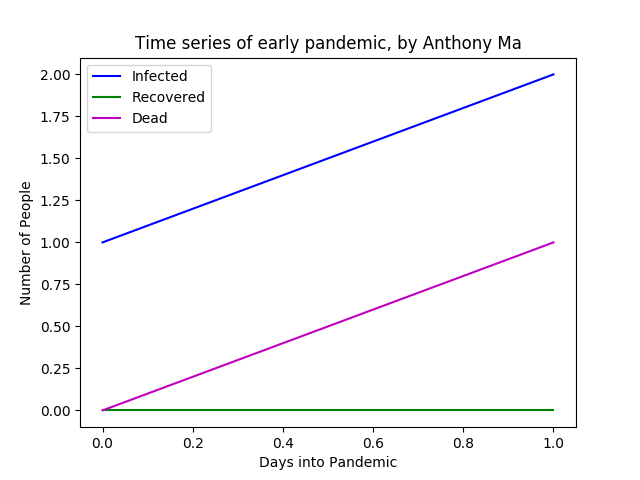

The Python source for this figure:
# Name: Anthony Ma
# ID: 260829600
import doctest
import datetime
import matplotlib.pyplot as plt
import numpy as np
from initial_clean import *

def date_diff(first_date, second_date):
    """
    (str, str) -> int
    Input: two strings representing dates in ISO format (eg. 2019-11-29)
    Returns: how many days apart the two dates are, as an integer
    If the first date is earlier than the second date,
    the number should be positive; otherwise the number should be negative

    >>> date_diff('2019-10-31', '2019-11-2')
    2
    >>> date_diff('2019-10-31', '2019-11-30')
    30
    >>> date_diff('2019-2-20', '2019-12-30')
    313
    >>> date_diff('2018-10-31', '2000-11-2')
    -6572
    """
    # cast into lists first
    list1 = first_date.split('-')
    list2 = second_date.split('-')
    # input all the strings as integers into the method datetime.date for comparison
    date1 = datetime.date(int(list1[0]), int(list1[1]), int(list1[2]))
    date2 = datetime.date(int(list2[0]), int(list2[1]), int(list2[2]))

    str_difference = str(date2 - date1) # this is a string now, loop through it
    
    if str_difference[0] == '-': # if the difference is negative
        new_difference = str_difference[1:] # we remove the first minus sign first
    else:
        new_difference = str_difference

    for i, char in enumerate(new_difference):
        # use this method since the integers and 'days' are separated by a space,
        # we find this space
                    
        if not char.isdecimal():
    # this string contains the first integers at the beginning of the date object
            str_with_int = new_difference[:i]    # slice the string to get str with an integer
            break # finish editing the string, out of the loop
        
    if str_difference[0] == '-': 
        return -int(str_with_int)
    else:    
        return int(str_with_int)

def get_age(first_date, second_date):
    """
    (str, str) -> int
    Input: two strings representing dates in ISO format (eg. 2019-11-29)
    Returns: how many complete years apart the two dates are, as an integer
    Assume one year is 365.2425 days
    If the first date is earlier than the second date, the number should be positive;
    otherwise the number should be negative

    >>> get_age('2018-10-31', '2019-11-2')
    1
    >>> get_age('2018-10-31', '2000-11-2')
    -17
    """
    # call the date_diff function above
    # use int to round the decimals to zero
    return int(date_diff(first_date, second_date) / 365.2425)

def stage_three(input_filename, output_filename):
    """
    1. Replace the date of each record with the date diff of that date and the index date
    2. Replace the date of birth with age at the time of the index date
    3. Replace the status with one of I, R and D. (Representing Infected, Recovered, and Dead;
    the French words are infecté(e), récupéré(e) and mort(e).)

    Return: a dictionary. The keys are each day of the pandemic (integer).
    The values are a dictionary, with how many people are in each state on that day.
    >>> stage_three('stage2.txt', 'stage3.txt')
    {0: {'I': 1, 'D': 0, 'R': 0}, 1: {'I': 2, 'D': 1, 'R': 0}}

    """
    input_file = open(input_filename, 'r', encoding = 'utf-8') 
    out_file = open(output_filename, 'w+', encoding = 'utf-8')

    input_lines = input_file.readlines()
    first_substring = input_lines[0]
    index_date = first_substring.split('\t')[2] # at index 2 is the date of record (entry)

    newlist = []
    for line in input_lines:
        change_record = line.split('\t')
        change_record[2] = str(date_diff(index_date, change_record[2]))
        # change date of birth to ages
        change_record[3] = str(get_age(change_record[3], index_date))
        # change status of I,R,D
        if change_record[6][0] == 'I':
            change_record[6] = 'I' # increment values in dict
        elif change_record[6][0] == 'R':
            change_record[6] = 'R'
        elif change_record[6][0] == 'M' or change_record[6][0] == 'D':
            change_record[6] = 'D'
         
        # back to string
        new_substring = '\t'.join(change_record)
        newlist.append(new_substring)

    # write in the newfile
    for line in newlist:
        out_file.write(line) 
  
    big_dict = {} # make an empty dict, put all subdict inside
    i = 0
    for line in newlist:
        i+=1
        sub_dict = {'I': 0, 'D': 0, 'R': 0}
        listform = line.split('\t')
        try:
            if listform[2] not in big_dict:
                sub_dict[listform[6]] += 1
                big_dict[listform[2]] = sub_dict # initialize it
            else: # when there is already a subdict created,
                # we access its value (which is the subdict we need to increment on)
                dict_nested = big_dict[listform[2]] # increment on this
                dict_nested[listform[6]] += 1
                big_dict[listform[2]] = dict_nested # change the values big dict
                # where the values is the nested dict
        except KeyError:
            print("line", i)

    # now we have the big_dict but all keys here are strings, we just need to cast keys into integer
    edited_dict = {}
    for keys in big_dict:
        edited_dict[int(keys)] = big_dict[keys]
                     
    input_file.close()
    out_file.close()        
    return edited_dict

def plot_time_series(dict_of_dict):
    """
    (dict) -> list
    Input: a dictionary of dictionaries, formatted as the return value of Stage Three
    Return: a list of lists, where each sublist represents each day of the pandemic.
    Each sublist [how many people infected, how many people recovered, how many people dead]

    >>> d = stage_three('stage2.tsv', 'stage3.tsv')
    >>> plot_time_series(d)
    [[1, 0, 0], [2, 0, 1]]
    """
    biglist = []
    for keys in dict_of_dict:
        sub_dict = dict_of_dict[keys]
        sub_list = []
        sub_list.append(sub_dict['I'])
        sub_list.append(sub_dict['R'])
        sub_list.append(sub_dict['D'])
        biglist.append(sub_list)
    
    output_array = np.array(biglist)
    I = output_array[:, 0]
    R = output_array[:, 1]
    D = output_array[:, 2]
      
    plt.xlabel("Days into Pandemic")
    plt.ylabel("Number of People")
    plt.title('Time series of early pandemic, by Anthony Ma')
    
    plt.plot(I, 'b', label = 'Infected')
    plt.plot(R, 'g', label = 'Recovered')
    plt.plot(D, 'm', label = 'Dead')
    plt.legend()   
    plt.savefig("time_series.png")

    return biglist

if __name__ == "__main__":
    doctest.testmod()
       
    
